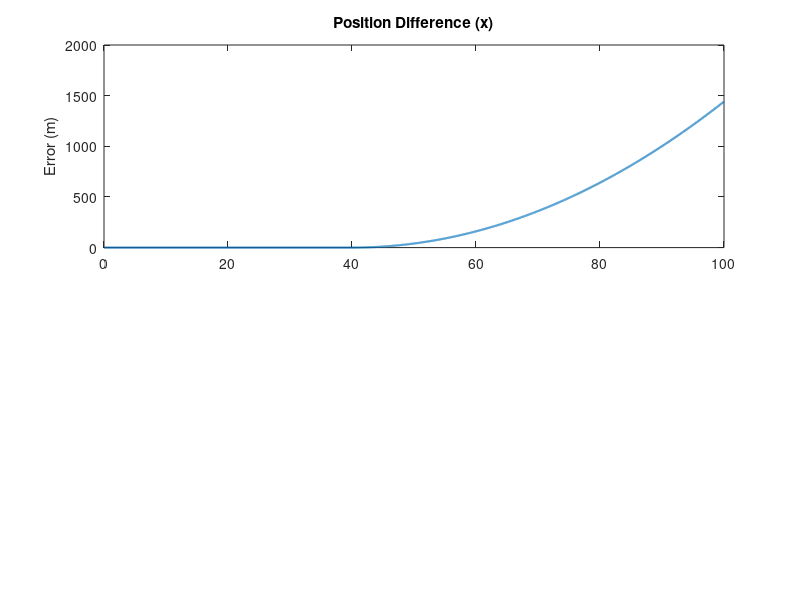

Reproduce this figure in MATLAB. (Note: this script raises an error after producing the figure.)
clear; clc; close all;

%% ===============================
% TIME SETUP
% ===============================
Fs = 100;              % Hz
Ts = 1/Fs;             % 10 ms
T  = 100;              % total time (sec)
N  = T*Fs;             % total samples
t  = (0:N-1)*Ts;

%% ===============================
% TRUE AIRCRAFT ACCELERATIONS
% ===============================
ax_true = 0.5*sin(0.2*t);     % m/s^2
az_true = 0.3*cos(0.15*t);    % m/s^2

% --- Noise (COMMENTED) ---
% ax_true = ax_true + 0.01*randn(1,N);
% az_true = az_true + 0.01*randn(1,N);

%% ===============================
% FAULT INJECTION (BIAS + STEP)
% ===============================
fault_time = 40;              % seconds
fault_idx  = fault_time*Fs;

bias = 0.3;                   % bias magnitude
step = 0.5;                   % step magnitude

ax_air = ax_true;
ax_air(fault_idx:end) = ax_air(fault_idx:end) + bias + step;

az_air = az_true;             % no fault in az

%% ===============================
% GROUND MODEL (REFERENCE)
% ===============================
Vx_g = zeros(1,N);  x_g = zeros(1,N);
Vz_g = zeros(1,N);  z_g = zeros(1,N);

for k = 2:N
    Vx_g(k) = Vx_g(k-1) + ax_true(k)*Ts;
    x_g(k)  = x_g(k-1)  + Vx_g(k)*Ts;

    Vz_g(k) = Vz_g(k-1) + az_true(k)*Ts;
    z_g(k)  = z_g(k-1)  + Vz_g(k)*Ts;
end

%% ===============================
% IN-AIR MODEL (FAULTY)
% ===============================
Vx_a = zeros(1,N);  x_a = zeros(1,N);
Vz_a = zeros(1,N);  z_a = zeros(1,N);

for k = 2:N
    Vx_a(k) = Vx_a(k-1) + ax_air(k)*Ts;
    x_a(k)  = x_a(k-1)  + Vx_a(k)*Ts;

    Vz_a(k) = Vz_a(k-1) + az_air(k)*Ts;
    z_a(k)  = z_a(k-1)  + Vz_a(k)*Ts;
end

%% ===============================
% METHOD 1: RAW DIFFERENCE
% ===============================
dx = x_a - x_g;
dVx = Vx_a - Vx_g;

figure;
subplot(2,1,1)
plot(t,dx,'LineWidth',1.5)
title('Position Difference (x)')
ylabel('Error (m)')
xline(fault_time,'r--')

subplot(2,1,2)
plot(t,dVx,'LineWidth',1.5)
title('Velocity Difference (Vx)')
ylabel('Error (m/s)')
xlabel('Time (s)')
xline(fault_time,'r--')

%% ===============================
% METHOD 2: WINDOWED (COMMENTED)
% ===============================
%{
win = 50; % 0.5 sec window
numWin = N/win;

for w = 1:numWin
    idx = (w-1)*win + 1 : w*win;
    feature(w) = max(abs(dx(idx)));
end
%}

%% ===============================
% METHOD 3: PREDICTION-BASED
% ===============================
x_pred = zeros(1,N);
Vx_pred = zeros(1,N);
residual = zeros(1,N);

for k = 2:N
    Vx_pred(k) = Vx_a(k-1) + ax_air(k)*Ts;
    x_pred(k)  = x_a(k-1)  + Vx_pred(k)*Ts;

    residual(k) = x_a(k) - x_pred(k);
end

figure;
plot(t,residual,'k','LineWidth',1.5)
title('Prediction Residual (Method 3)')
ylabel('Residual (m)')
xlabel('Time (s)')
xline(fault_time,'r--')
grid on

%% ===============================
% DATA RATE COMPARISON
% ===============================
raw_bytes = N * 6 * 4;          % rough: 6 signals
res_bytes = N * 1 * 4;          % only residual

fprintf('\nDATA COMPARISON\n');
fprintf('Raw data      : %d bytes\n',raw_bytes);
fprintf('Residual only : %d bytes\n',res_bytes);
fprintf('Reduction     : %.1fx\n',raw_bytes/res_bytes);
